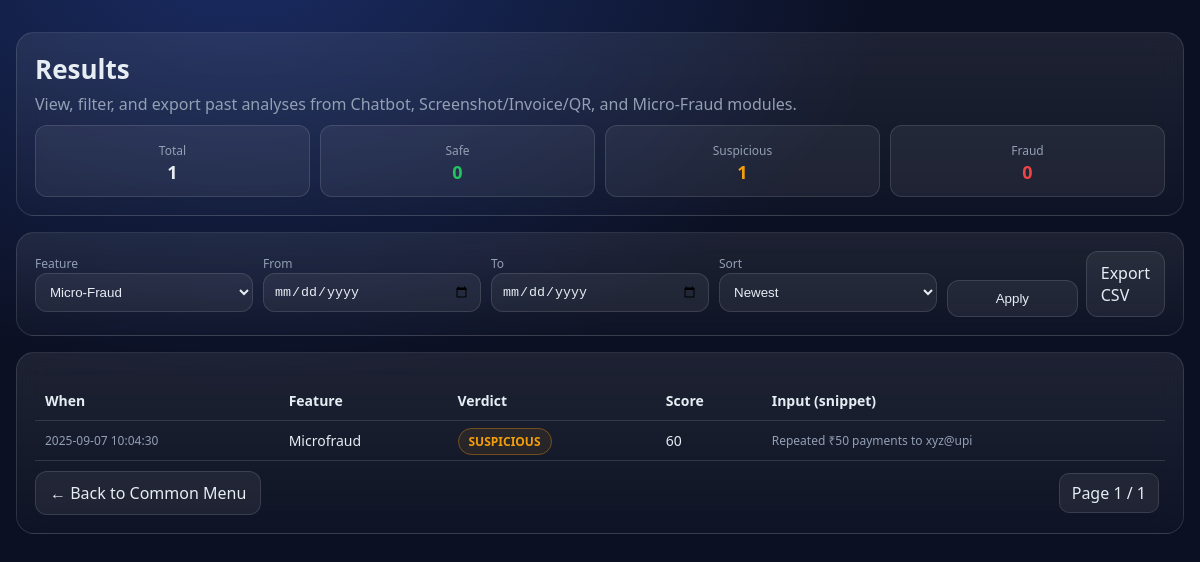
The app's page /php/common/result.php?feature=microfraud with its own data.
### tables this page shows
CREATE TABLE common_analysis (
  id INT AUTO_INCREMENT PRIMARY KEY,
  feature VARCHAR(50) NOT NULL,        
  input_value TEXT,                    
  score INT NOT NULL,                  
  verdict ENUM('SAFE','SUSPICIOUS','FRAUD') NOT NULL,
  created_at TIMESTAMP DEFAULT CURRENT_TIMESTAMP
);

### php/common/result.php (the view, shortened to what this page needs)
<?php
require_once __DIR__ . "/../config.php";
function clean($s){ return htmlspecialchars((string)$s, ENT_QUOTES, 'UTF-8'); }
$feature  = isset($_GET['feature']) ? $_GET['feature'] : 'all';
$fromDate = isset($_GET['from']) ? $_GET['from'] : '';
$toDate   = isset($_GET['to']) ? $_GET['to'] : '';
$order    = isset($_GET['order']) ? $_GET['order'] : 'new';
$page     = max(1, (int)($_GET['page'] ?? 1));
$perPage  = 50;
$offset   = ($page-1)*$perPage;
$where = [];
$params = [];
$types = '';
if ($feature !== 'all') { $where[] = "feature = ?"; $params[] = $feature; $types .= 's'; }
$whereSql = $where ? ("WHERE ".implode(" AND ", $where)) : "";
switch ($order) {
  default   : $orderSql = "ORDER BY created_at DESC";
}
$counts = ['SAFE'=>0,'SUSPICIOUS'=>0,'FRAUD'=>0,'TOTAL'=>0];
$countSql = "SELECT verdict, COUNT(*) c FROM common_analysis $whereSql GROUP BY verdict";
if ($stmt = $conn->prepare($countSql)) {
  if ($types) $stmt->bind_param($types, ...$params);
  $stmt->execute();
  $rs = $stmt->get_result();
  while ($row = $rs->fetch_assoc()) {
    $v = strtoupper($row['verdict']);
    if (isset($counts[$v])) $counts[$v] = (int)$row['c'];
    $counts['TOTAL'] += (int)$row['c'];
  }
}
$totalSql = "SELECT COUNT(*) c FROM common_analysis $whereSql";
$totalRows = 0;
if ($stmt = $conn->prepare($totalSql)) {
  if ($types) $stmt->bind_param($types, ...$params);
  $stmt->execute();
  $stmt->bind_result($totalRows);
}
$totalPages = max(1, ceil($totalRows / $perPage));
$listSql = "SELECT id, feature, input_value, score, verdict, created_at FROM common_analysis $whereSql $orderSql LIMIT ? OFFSET ?";
if ($types) { $typesPage = $types.'ii'; $paramsPage = array_merge($params, [$perPage, $offset]); }
else { $typesPage = 'ii'; $paramsPage = [$perPage, $offset]; }
$rows = [];
if ($stmt = $conn->prepare($listSql)) {
  $stmt->bind_param($typesPage, ...$paramsPage);
  $stmt->execute();
  $rs = $stmt->get_result();
  while ($row = $rs->fetch_assoc()) $rows[] = $row;
}
?>
<!doctype html>
<html lang="en">
<head>
</head>
<body>
<div class="container">
  <div class="card">
    <h1>Results</h1>
    <p class="sub">View, filter, and export past analyses from Chatbot, Screenshot/Invoice/QR, and Micro-Fraud modules.</p>
    <div class="kpis">
      <div class="kpi"><span class="meta">Total</span><strong><?php echo (int)$counts['TOTAL']; ?></strong></div>
      <div class="kpi"><span class="meta">Safe</span><strong style="color:var(--safe)"><?php echo (int)$counts['SAFE']; ?></strong></div>
      <div class="kpi"><span class="meta">Suspicious</span><strong style="color:var(--warn)"><?php echo (int)$counts['SUSPICIOUS']; ?></strong></div>
      <div class="kpi"><span class="meta">Fraud</span><strong style="color:var(--fraud)"><?php echo (int)$counts['FRAUD']; ?></strong></div>
    </div>
  </div>
  <form class="card">
    <div class="grid" style="grid-template-columns: repeat(5, 1fr); gap:10px">
      <div>
        <label>Feature</label>
        <select name="feature">
          <?php
            $opts = ['all'=>'All','screenshot'=>'Screenshot','invoice'=>'Invoice','qr'=>'QR','chatbot'=>'Chatbot','microfraud'=>'Micro-Fraud'];
            foreach ($opts as $val=>$label) {
              $sel = ($feature===$val)?'selected':'';
              echo "<option value=\"".clean($val)."\" $sel>".clean($label)."</option>";
            }
          ?>
        </select>
      </div>
      <div>
        <label>From</label>
        <input type="date" name="from" value="<?php echo clean($fromDate); ?>">
      </div>
      <div>
        <label>To</label>
        <input type="date" name="to" value="<?php echo clean($toDate); ?>">
      </div>
      <div>
        <label>Sort</label>
        <select name="order">
          <option value="new" <?php echo $order==='new'?'selected':''; ?>>Newest</option>
        </select>
      </div>
      <div style="display:flex;gap:8px;align-items:end">
        <button type="submit">Apply</button>
        <a class="back" href="?<?php
          $q = $_GET; $q['export']=1; echo clean(http_build_query($q));
        ?>">Export CSV</a>
      </div>
    </div>
  </form>
  <div class="card">
    <table>
      <tr>
        <th>When</th>
        <th>Feature</th>
        <th>Verdict</th>
        <th>Score</th>
        <th>Input (snippet)</th>
      </tr>
      <?php if (!$rows): ?>
        <tr><td colspan="5" class="meta">No records match your filters.</td></tr>
      <?php else: ?>
        <?php foreach ($rows as $r):
          $badge = $r['verdict']==='SAFE'?'badge-safe':($r['verdict']==='SUSPICIOUS'?'badge-warn':'badge-fraud');
          $snippet = mb_strimwidth($r['input_value'] ?? '', 0, 120, '…');
        ?>
          <tr>
            <td class="meta"><?php echo clean($r['created_at']); ?></td>
            <td><?php echo ucfirst(clean($r['feature'])); ?></td>
            <td><span class="badge <?php echo $badge; ?>"><?php echo clean($r['verdict']); ?></span></td>
            <td><?php echo (int)$r['score']; ?></td>
            <td class="meta"><?php echo clean($snippet); ?></td>
          </tr>
        <?php endforeach; ?>
      <?php endif; ?>
    </table>
    <div class="footer">
      <a href="index.php" class="back">← Back to Common Menu</a>
      <div class="pager">
        <?php
          echo '<span>Page '.$page.' / '.$totalPages.'</span>';
        ?>
      </div>
    </div>
  </div>
</div>
</body>
</html>

### php/common/result.php (style rules this page uses)
:root { --bg:#0b1022; --glass:rgba(255,255,255,.06); --border:rgba(255,255,255,.12); --txt:#e6edf3; --muted:#93a0b4; --safe:#22c55e; --warn:#f59e0b; --fraud:#ef4444; --accent:#3b82f6; }
* { box-sizing:border-box }
body { margin:0;background: radial-gradient(1200px 800px at 20% -10%, #1a2c64 0%, var(--bg) 55%), linear-gradient(180deg, #0a0f24, var(--bg)); color:var(--txt);font-family:ui-sans-serif,system-ui,Segoe UI,Roboto,Arial }
.container { max-width:1200px;margin:32px auto;padding:0 16px }
.card { background:linear-gradient(180deg, rgba(255,255,255,.08), rgba(255,255,255,.02)); -webkit-backdrop-filter: blur(14px); backdrop-filter: blur(14px); border:1px solid var(--border); border-radius:18px; padding:18px; margin-bottom:16px }
h1 { margin:0 0 6px;font-size:26px }
.sub { margin:0;color:var(--muted) }
.grid { display:grid;gap:12px }
label { font-size:12px;color:var(--muted) }
select,input,button { width:100%;padding:10px;border-radius:12px;border:1px solid var(--border);background:var(--glass);color:var(--txt) }
button { cursor:pointer }
.kpis { display:grid;grid-template-columns:repeat(4,1fr);gap:10px;margin-top:10px }
.kpi { padding:12px;border-radius:12px;background:var(--glass);border:1px solid var(--border);text-align:center }
.kpi strong { font-size:18px;display:block }
.badge { padding:4px 10px;border-radius:999px;border:1px solid var(--border);font-weight:700;font-size:12px }
.badge-warn { color:var(--warn);border-color:rgba(245,158,11,.35);background:rgba(245,158,11,.08) }
table { width:100%;border-collapse:collapse;margin-top:10px }
th,td { padding:10px;border-bottom:1px solid var(--border);text-align:left;font-size:14px }
.meta { font-size:12px;color:var(--muted) }
.footer { display:flex;gap:10px;justify-content:space-between;align-items:center;margin-top:10px }
.pager a, .pager span { padding:8px 12px;border:1px solid var(--border);border-radius:10px;text-decoration:none;color:var(--txt);background:var(--glass);margin-right:6px }
a.back { padding:10px 14px;border-radius:12px;border:1px solid var(--border);background:var(--glass);text-decoration:none;color:var(--txt) }

### records on screen
common_analysis: created_at "2025-09-07 10:04:30", feature "Microfraud", verdict "SUSPICIOUS", score "60", input_value "Repeated ₹50 payments to xyz@upi"

### other values on screen
$counts['TOTAL'] "1"
$counts['SAFE'] "0"
$counts['SUSPICIOUS'] "1"
$counts['FRAUD'] "0"
$page "1"
$totalPages "1"
form field feature "Micro-Fraud"
